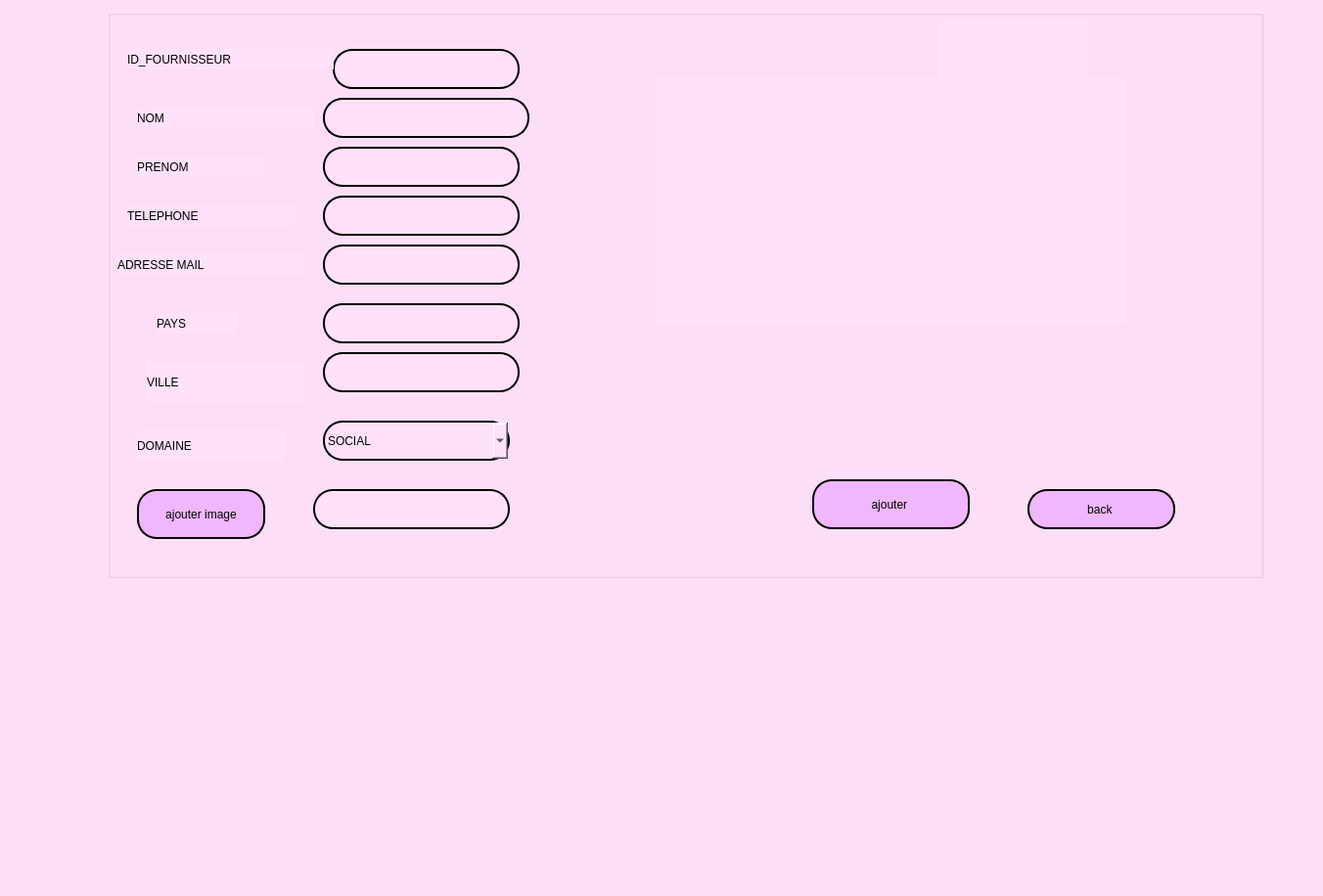
<?xml version="1.0" encoding="UTF-8"?>
<ui version="4.0">
 <class>ajouter</class>
 <widget class="QDialog" name="ajouter">
  <property name="geometry">
   <rect>
    <x>0</x>
    <y>0</y>
    <width>1352</width>
    <height>916</height>
   </rect>
  </property>
  <property name="windowTitle">
   <string>Dialog</string>
  </property>
  <widget class="QGroupBox" name="groupBox_2">
   <property name="geometry">
    <rect>
     <x>-40</x>
     <y>-20</y>
     <width>1451</width>
     <height>991</height>
    </rect>
   </property>
   <property name="styleSheet">
    <string notr="true">background-color: rgb(255, 226, 249);</string>
   </property>
   <property name="title">
    <string/>
   </property>
   <widget class="QGroupBox" name="groupBox">
    <property name="geometry">
     <rect>
      <x>150</x>
      <y>30</y>
      <width>1181</width>
      <height>581</height>
     </rect>
    </property>
    <property name="styleSheet">
     <string notr="true"/>
    </property>
    <property name="title">
     <string/>
    </property>
    <widget class="QLabel" name="label">
     <property name="geometry">
      <rect>
       <x>30</x>
       <y>100</y>
       <width>181</width>
       <height>21</height>
      </rect>
     </property>
     <property name="styleSheet">
      <string notr="true">font: 75 14pt &quot;MS Shell Dlg 2&quot;;
color: black;</string>
     </property>
     <property name="text">
      <string>NOM</string>
     </property>
    </widget>
    <widget class="QLabel" name="label_2">
     <property name="geometry">
      <rect>
       <x>30</x>
       <y>150</y>
       <width>131</width>
       <height>21</height>
      </rect>
     </property>
     <property name="styleSheet">
      <string notr="true">font: 75 14pt &quot;MS Shell Dlg 2&quot;;
color: black;</string>
     </property>
     <property name="text">
      <string>PRENOM</string>
     </property>
    </widget>
    <widget class="QLabel" name="label_3">
     <property name="geometry">
      <rect>
       <x>20</x>
       <y>200</y>
       <width>171</width>
       <height>21</height>
      </rect>
     </property>
     <property name="styleSheet">
      <string notr="true">font: 75 14pt &quot;MS Shell Dlg 2&quot;;
color: black;</string>
     </property>
     <property name="text">
      <string>TELEPHONE</string>
     </property>
    </widget>
    <widget class="QLabel" name="label_4">
     <property name="geometry">
      <rect>
       <x>10</x>
       <y>250</y>
       <width>191</width>
       <height>21</height>
      </rect>
     </property>
     <property name="styleSheet">
      <string notr="true">font: 75 14pt &quot;MS Shell Dlg 2&quot;;
color: black;</string>
     </property>
     <property name="text">
      <string>ADRESSE MAIL</string>
     </property>
    </widget>
    <widget class="QLineEdit" name="lineEdit">
     <property name="geometry">
      <rect>
       <x>230</x>
       <y>40</y>
       <width>191</width>
       <height>41</height>
      </rect>
     </property>
     <property name="styleSheet">
      <string notr="true">font: 75 12pt &quot;MS Shell Dlg 2&quot;;

border-style: outset;
border-width:2px;
border-radius:20px;
</string>
     </property>
    </widget>
    <widget class="QLineEdit" name="lineEdit_2">
     <property name="geometry">
      <rect>
       <x>220</x>
       <y>90</y>
       <width>211</width>
       <height>41</height>
      </rect>
     </property>
     <property name="styleSheet">
      <string notr="true">font: 75 12pt &quot;MS Shell Dlg 2&quot;;

border-style: outset;
border-width:2px;
border-radius:20px;
</string>
     </property>
    </widget>
    <widget class="QLineEdit" name="lineEdit_3">
     <property name="geometry">
      <rect>
       <x>220</x>
       <y>140</y>
       <width>201</width>
       <height>41</height>
      </rect>
     </property>
     <property name="styleSheet">
      <string notr="true">font: 75 12pt &quot;MS Shell Dlg 2&quot;;

border-style: outset;
border-width:2px;
border-radius:20px;
</string>
     </property>
    </widget>
    <widget class="QLineEdit" name="lineEdit_4">
     <property name="geometry">
      <rect>
       <x>220</x>
       <y>190</y>
       <width>201</width>
       <height>41</height>
      </rect>
     </property>
     <property name="styleSheet">
      <string notr="true">font: 75 12pt &quot;MS Shell Dlg 2&quot;;

border-style: outset;
border-width:2px;
border-radius:20px;
</string>
     </property>
    </widget>
    <widget class="QLineEdit" name="lineEdit_5">
     <property name="geometry">
      <rect>
       <x>220</x>
       <y>240</y>
       <width>201</width>
       <height>41</height>
      </rect>
     </property>
     <property name="styleSheet">
      <string notr="true">font: 75 12pt &quot;MS Shell Dlg 2&quot;;

border-style: outset;
border-width:2px;
border-radius:20px;
</string>
     </property>
    </widget>
    <widget class="QPushButton" name="pushButton">
     <property name="geometry">
      <rect>
       <x>720</x>
       <y>480</y>
       <width>161</width>
       <height>51</height>
      </rect>
     </property>
     <property name="styleSheet">
      <string notr="true">font: 75 12pt &quot;MS Shell Dlg 2&quot;;
color: black;
background-color: rgb(240, 183, 255);

border-style: outset;
border-width:2px;
border-radius:20px;
border-color black 
</string>
     </property>
     <property name="text">
      <string>ajouter </string>
     </property>
    </widget>
    <widget class="QLineEdit" name="lineEdit_6">
     <property name="geometry">
      <rect>
       <x>220</x>
       <y>300</y>
       <width>201</width>
       <height>41</height>
      </rect>
     </property>
     <property name="styleSheet">
      <string notr="true">font: 75 12pt &quot;MS Shell Dlg 2&quot;;

border-style: outset;
border-width:2px;
border-radius:20px;
</string>
     </property>
    </widget>
    <widget class="QLineEdit" name="lineEdit_7">
     <property name="geometry">
      <rect>
       <x>220</x>
       <y>350</y>
       <width>201</width>
       <height>41</height>
      </rect>
     </property>
     <property name="styleSheet">
      <string notr="true">font: 75 12pt &quot;MS Shell Dlg 2&quot;;

border-style: outset;
border-width:2px;
border-radius:20px;
</string>
     </property>
    </widget>
    <widget class="QLabel" name="label_6">
     <property name="geometry">
      <rect>
       <x>50</x>
       <y>310</y>
       <width>81</width>
       <height>21</height>
      </rect>
     </property>
     <property name="styleSheet">
      <string notr="true">font: 75 14pt &quot;MS Shell Dlg 2&quot;;
color: black;</string>
     </property>
     <property name="text">
      <string>PAYS</string>
     </property>
    </widget>
    <widget class="QLabel" name="label_7">
     <property name="geometry">
      <rect>
       <x>40</x>
       <y>360</y>
       <width>161</width>
       <height>41</height>
      </rect>
     </property>
     <property name="styleSheet">
      <string notr="true">font: 75 14pt &quot;MS Shell Dlg 2&quot;;
color: black;</string>
     </property>
     <property name="text">
      <string>VILLE</string>
     </property>
    </widget>
    <widget class="QLabel" name="label_8">
     <property name="geometry">
      <rect>
       <x>850</x>
       <y>10</y>
       <width>151</width>
       <height>111</height>
      </rect>
     </property>
     <property name="text">
      <string/>
     </property>
     <property name="pixmap">
      <pixmap>../unknown-removebg-preview.png</pixmap>
     </property>
    </widget>
    <widget class="QLabel" name="label_5">
     <property name="geometry">
      <rect>
       <x>20</x>
       <y>40</y>
       <width>211</width>
       <height>21</height>
      </rect>
     </property>
     <property name="styleSheet">
      <string notr="true">font: 75 14pt &quot;MS Shell Dlg 2&quot;;
color: black;</string>
     </property>
     <property name="text">
      <string>ID_FOURNISSEUR</string>
     </property>
    </widget>
    <widget class="QLabel" name="label_9">
     <property name="geometry">
      <rect>
       <x>30</x>
       <y>430</y>
       <width>151</width>
       <height>31</height>
      </rect>
     </property>
     <property name="styleSheet">
      <string notr="true">font: 75 14pt &quot;MS Shell Dlg 2&quot;;
color: black;</string>
     </property>
     <property name="text">
      <string>DOMAINE</string>
     </property>
    </widget>
    <widget class="QPushButton" name="pushButton_2">
     <property name="geometry">
      <rect>
       <x>940</x>
       <y>490</y>
       <width>151</width>
       <height>41</height>
      </rect>
     </property>
     <property name="styleSheet">
      <string notr="true">font: 75 12pt &quot;MS Shell Dlg 2&quot;;
color: black;
background-color: rgb(240, 183, 255);

border-style: outset;
border-width:2px;
border-radius:20px;
border-color black 
</string>
     </property>
     <property name="text">
      <string>back </string>
     </property>
    </widget>
    <widget class="QComboBox" name="TYPE">
     <property name="geometry">
      <rect>
       <x>220</x>
       <y>420</y>
       <width>191</width>
       <height>41</height>
      </rect>
     </property>
     <property name="styleSheet">
      <string notr="true">font: 75 12pt &quot;MS Shell Dlg 2&quot;;

border-style: outset;
border-width:2px;
border-radius:20px;
</string>
     </property>
     <item>
      <property name="text">
       <string>SOCIAL</string>
      </property>
     </item>
     <item>
      <property name="text">
       <string>COMMERCIAL</string>
      </property>
     </item>
     <item>
      <property name="text">
       <string>FAMILIAL</string>
      </property>
     </item>
    </widget>
    <widget class="QLabel" name="img_name">
     <property name="geometry">
      <rect>
       <x>560</x>
       <y>70</y>
       <width>481</width>
       <height>251</height>
      </rect>
     </property>
     <property name="text">
      <string/>
     </property>
    </widget>
    <widget class="QLabel" name="image">
     <property name="geometry">
      <rect>
       <x>210</x>
       <y>490</y>
       <width>201</width>
       <height>41</height>
      </rect>
     </property>
     <property name="styleSheet">
      <string notr="true">font: 75 12pt &quot;MS Shell Dlg 2&quot;;

border-style: outset;
border-width:2px;
border-radius:20px;
</string>
     </property>
     <property name="text">
      <string/>
     </property>
    </widget>
    <widget class="QPushButton" name="pushButton_3">
     <property name="geometry">
      <rect>
       <x>30</x>
       <y>490</y>
       <width>131</width>
       <height>51</height>
      </rect>
     </property>
     <property name="styleSheet">
      <string notr="true">font: 75 12pt &quot;MS Shell Dlg 2&quot;;
color: black;
background-color: rgb(240, 183, 255);

border-style: outset;
border-width:2px;
border-radius:20px;
border-color black 
</string>
     </property>
     <property name="text">
      <string>ajouter image</string>
     </property>
    </widget>
   </widget>
  </widget>
 </widget>
 <resources/>
 <connections/>
</ui>
